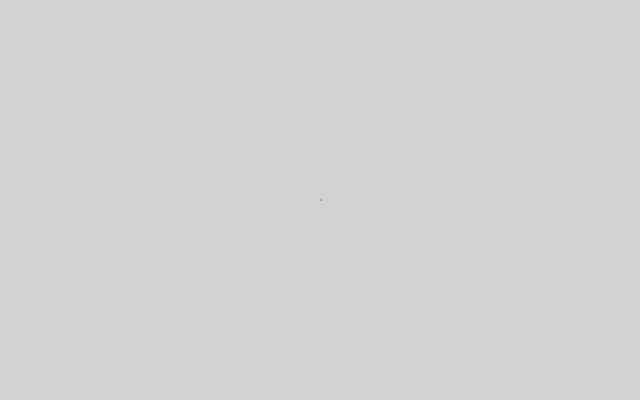
Frame 1 (no input)
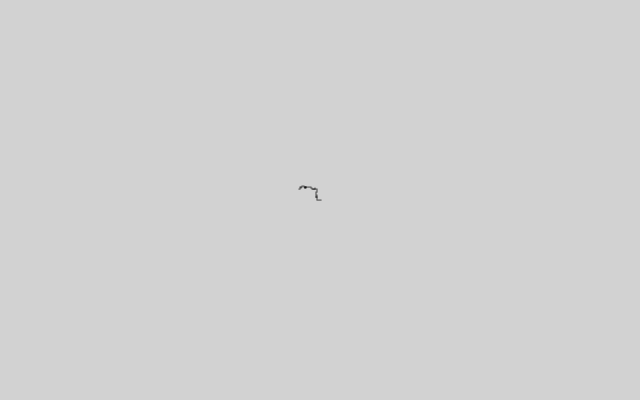
Frame 60 (no input)
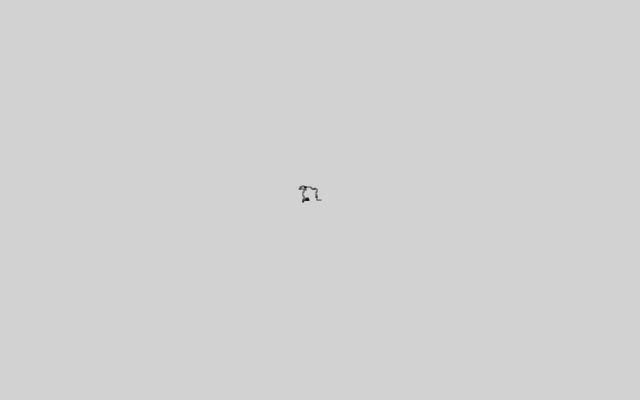
Frame 120 (the mouse pressed at the canvas centre since frame 60)

The p5.js sketch that drew these frames (run headless with seeded random() and noise() and a simulated clock; from frame 60 on, the mouse is pressed at the canvas centre):

// p5.js sketch
// ── sketch.js
/**
 * Random walker with 50% chance to move towards the  mouse
 * Author: Michael Houmann
 * Created: 14/11 2026
 */

let walker;

function setup() {
  createCanvas(640, 400);
  background(210);

  walker = new Walker();
}

function draw() {
  walker.step();
  walker.show();
}

// ── walker.js
/**
 * Random walker that i 50% og the times
 * will move towards the mouse postition
 */
class Walker {
  constructor() {
    this.x = width / 2;
    this.y = height / 2;
  }

  step() {
    // Get a random number between 0 and 1
    const choice = random();

    // Give the walker 50% chance to go towards the nouse
    if (choice < 0.5) {
      // 23% chance to go after nouseX
      if (choice < 0.25) {
        if (this.x < mouseX) {
          this.x++;
        } else {
          this.x--;
        }
        // else go after mouseY
      } else {
        if (this.y < mouseY) {
          this.y++;
        } else {
          this.y--;
        }
      }
      // the other 50% are a "normal" walker
    } else {
      // get a random number between 1 and 4
      const rand = floor(random(4));
      // and get direction using this random number
      if (rand === 0) {
        this.x++;
      } else if (rand === 1) {
        this.x--;
      } else if (rand === 2) {
        this.y++;
      } else {
        this.y--;
      }
    }
  }

  show() {
    // Draw the walker as a point at x, y
    stroke(0);
    point(this.x, this.y);
  }
}
